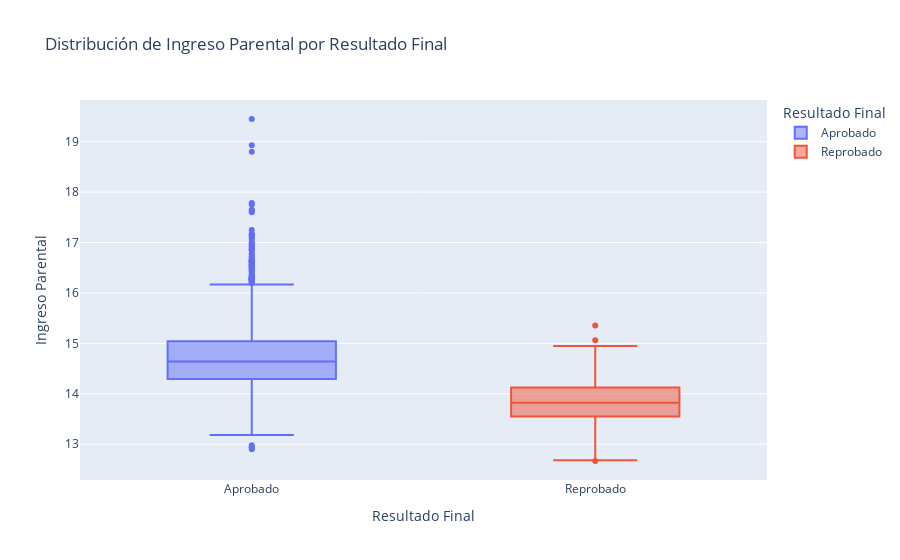

Notebook source saved alongside this figure:
### Code cell
px.box(data, x='final', y='parental_lincome',
             color='final',
             title='Distribución de Ingreso Parental por Resultado Final',
             labels={'final': 'Resultado Final', 'parental_lincome': 'Ingreso Parental'})

### Figure 1 — Plotly figure (JSON) as saved in the notebook; plotly's stock layout.template omitted (floating-point values rounded to 4 significant figures; data arrays with more than 128 entries replaced by an {"elided": "..."} marker saying what was removed)
{"data": [{"alignmentgroup": "True", "hovertemplate": "Resultado Final=%{x}<br>Ingreso Parental=%{y}<extra></extra>", "legendgroup": "Aprobado", "marker": {"color": "#636efa"}, "name": "Aprobado", "notched": false, "offsetgroup": "Aprobado", "orientation": "v", "showlegend": true, "type": "box", "x": {"elided": "2905 str values"}, "x0": " ", "xaxis": "x", "y": {"elided": "2905 float values"}, "y0": " ", "yaxis": "y"}, {"alignmentgroup": "True", "hovertemplate": "Resultado Final=%{x}<br>Ingreso Parental=%{y}<extra></extra>", "legendgroup": "Reprobado", "marker": {"color": "#EF553B"}, "name": "Reprobado", "notched": false, "offsetgroup": "Reprobado", "orientation": "v", "showlegend": true, "type": "box", "x": {"elided": "586 str values"}, "x0": " ", "xaxis": "x", "y": {"elided": "586 float values"}, "y0": " ", "yaxis": "y"}], "layout": {"boxmode": "overlay", "legend": {"title": {"text": "Resultado Final"}, "tracegroupgap": 0}, "title": {"text": "Distribución de Ingreso Parental por Resultado Final"}, "xaxis": {"anchor": "y", "categoryarray": ["Aprobado", "Reprobado"], "categoryorder": "array", "domain": [0, 1], "title": {"text": "Resultado Final"}}, "yaxis": {"anchor": "x", "domain": [0, 1], "title": {"text": "Ingreso Parental"}}}}
